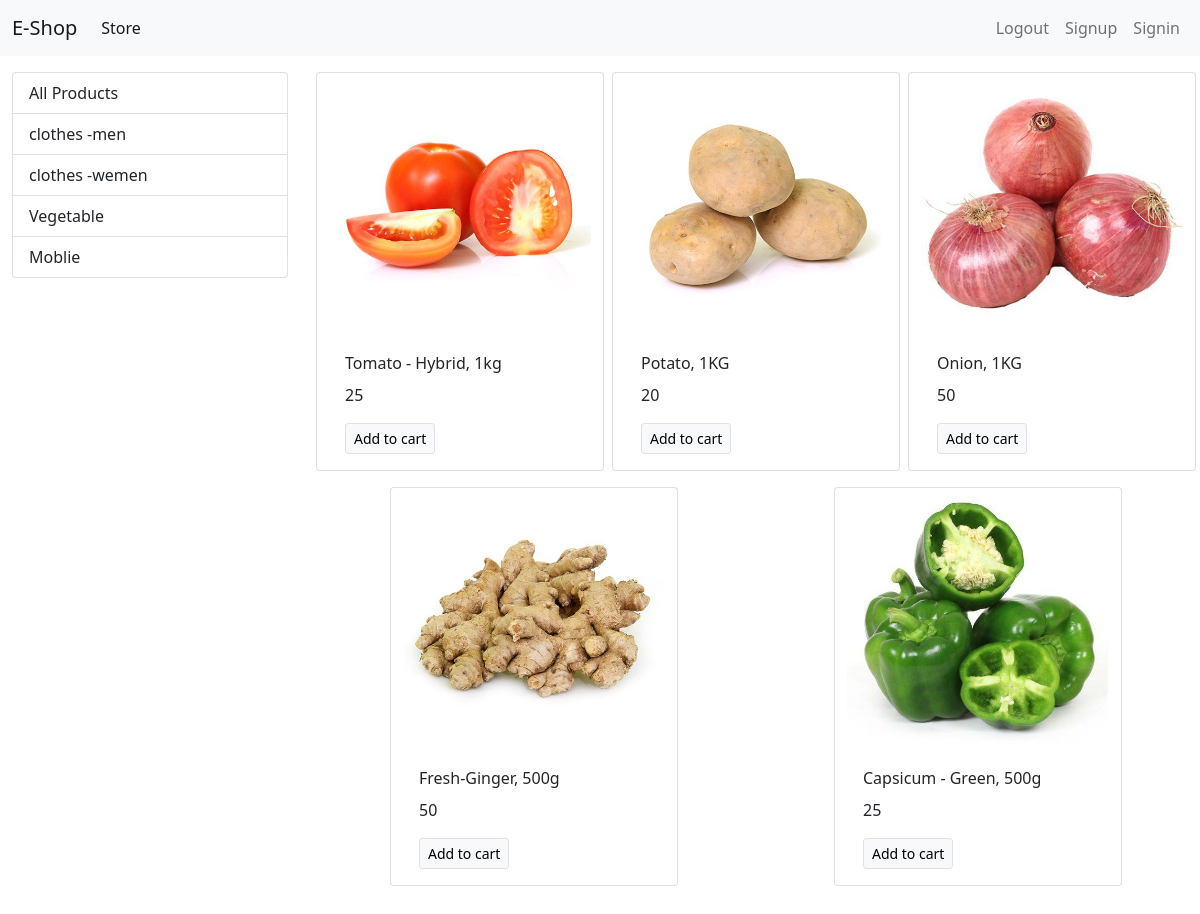
Screenshot of /?category=3 with the database file from the repository.
### store/models/category.py (models this page shows, shortened)
class Category(models.Model):
    name = models.CharField(max_length=100)
    @staticmethod
    def get_all_categories():
        return Category.objects.all()

### store/models/product.py (models this page shows, shortened)
class Product(models.Model):
    name = models.CharField(max_length=100)
    price = models.IntegerField(default=0)
    category = models.ForeignKey(Category, on_delete=models.CASCADE, default=1)
    description = models.CharField(max_length=100, default='', null=True, blank=True)
    image = models.ImageField(upload_to='uploads\products')
    @staticmethod
    def get_all_products_by_categoryid(category_id):
        if category_id:
            return Product.objects.filter(category = category_id)
        else:
            return Product.get_all_products();

### store/views.py (the view)
# urls.py: path('', index),
def index(request):
    products = None
    categories = Category.get_all_categories()
    categoryID = request.GET.get('category')
    if categoryID:
        products = Product.get_all_products_by_categoryid(categoryID)
    else:
        products = Product.get_all_products();
    data = {}
    data["products"] = products
    data["categories"] = categories
    return render(request, 'index.html', data )

### store/templates/index.html
{% extends 'base.html' %}
{% block content %}
<div class="container-fluid my-3">
  <div class="row">
    <div class="col-lg-3 mx-auto">
      <div class="list-group">
        <a href="/" class="list-group-item list-group-item-action">All Products</a>
        {% for category in categories %}
        <a href="/?category={{category.id}}" class="list-group-item list-group-item-action"> {{category.name}}</a>
       {% endfor %}
      </div>
    </div>
    <div id="products" class="col-lg-9 mx-auto">
      <div class="row ms-auto">
        {% for product in products %}
        <div class="card mx-auto mb-3" style="width: 18rem;">
          <img class="card-img-top" src="{{product.image.url}}" alt="Card image cap">
          <div class="card-body">
            <p class="card-title">{{product.name}}</p>
            <p class="card-text">{{product.price}}</p>
            <a href="#" class="btn btn-light border btn-sm">Add to cart</a>
          </div>
        </div>
        {% endfor %}
      </div>
    </div>
  </div>
</div>
{% endblock %}

### rows the page displays
Category: name "clothes -men"
Category: name "clothes -wemen"
Category: name "Vegetable"
Category: name "Moblie"
Product: image (picture), name "Tomato - Hybrid, 1kg", price "25"
Product: image (picture), name "Potato, 1KG", price "20"
Product: image (picture), name "Onion, 1KG", price "50"
Product: image (picture), name "Fresh-Ginger, 500g", price "50"
Product: image (picture), name "Capsicum - Green, 500g", price "25"
